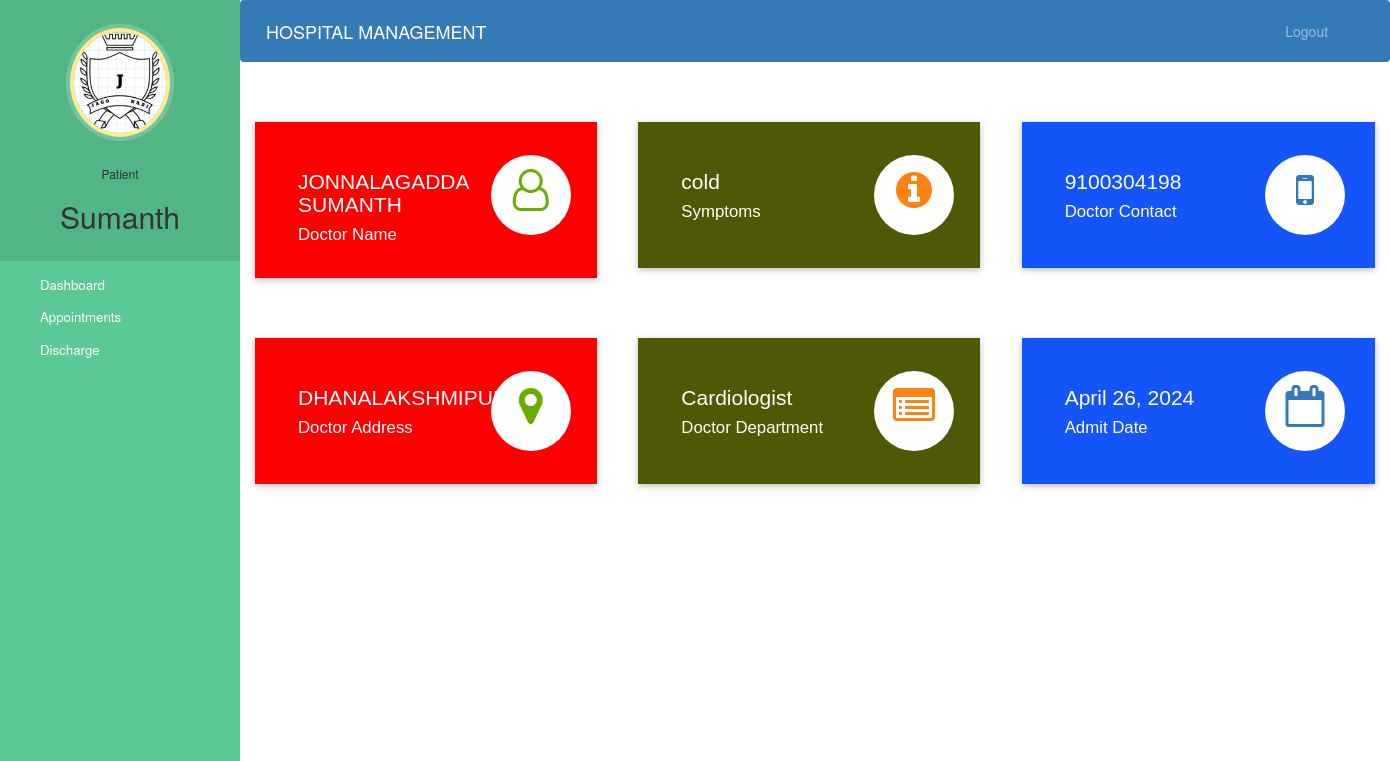
Screenshot of /patient-dashboard (signed in) with the database file from the repository.
### hospital/models.py (models this page shows, shortened)
class Patient(models.Model):
    user=models.OneToOneField(User,on_delete=models.CASCADE)
    profile_pic= models.ImageField(upload_to='profile_pic/PatientProfilePic/',null=True,blank=True)
    address = models.CharField(max_length=40)
    mobile = models.CharField(max_length=20,null=False)
    symptoms = models.CharField(max_length=100,null=False)
    assignedDoctorId = models.PositiveIntegerField(null=True)
    admitDate=models.DateField(auto_now=True)
    status=models.BooleanField(default=False)

class Doctor(models.Model):
    user=models.OneToOneField(User,on_delete=models.CASCADE)
    profile_pic= models.ImageField(upload_to='profile_pic/DoctorProfilePic/',null=True,blank=True)
    address = models.CharField(max_length=40)
    mobile = models.CharField(max_length=20,null=True)
    department= models.CharField(max_length=50,choices=departments,default='Cardiologist')
    status=models.BooleanField(default=False)
    @property
    def get_name(self):
        return self.user.first_name+" "+self.user.last_name

### hospital/views.py (the view)
# urls.py: path('patient-dashboard', views.patient_dashboard_view,name='patient-dashboard'),
@login_required(login_url='patientlogin')
@user_passes_test(is_patient)
def patient_dashboard_view(request):
    patient=models.Patient.objects.get(user_id=request.user.id)
    doctor=models.Doctor.objects.get(user_id=patient.assignedDoctorId)
    mydict={
    'patient':patient,
    'doctorName':doctor.get_name,
    'doctorMobile':doctor.mobile,
    'doctorAddress':doctor.address,
    'symptoms':patient.symptoms,
    'doctorDepartment':doctor.department,
    'admitDate':patient.admitDate,
    }
    return render(request,'hospital/patient_dashboard.html',context=mydict)

### hospital/views.py (called while the page is built)
def is_patient(user):
    return user.groups.filter(name='PATIENT').exists()

### templates/hospital/patient_dashboard.html
{% extends 'hospital/patient_base.html' %}
{% load static %}
{% block content %}
{%include 'hospital/patient_dashboard_cards.html'%}
<br><br><br><br>
{% endblock content %}

### templates/hospital/patient_base.html (shortened to what this page needs)
<!DOCTYPE html>
{% load static %}
<html lang="en">
<head>
  <link rel="stylesheet" href="https://stackpath.bootstrapcdn.com/bootstrap/4.3.1/css/bootstrap.min.css">
  <link rel="stylesheet" href="https://maxcdn.bootstrapcdn.com/font-awesome/4.7.0/css/font-awesome.min.css">
</head>
<body>
  <nav class="menu" tabindex="0">
    <header class="avatar">
      <img src="{% static patient.profile_pic.url %}" alt="Profile Pic" />
      <br><br>
      <h6>Patient</h6>
      <h2>{{request.user.first_name}}</h2>
    </header>
    <ul>
      <li tabindex="0" class="icon-dashboard"> <a style="color:white; text-decoration:none;" href="/patient-dashboard"><span>Dashboard</span></a> </li>
      <li tabindex="0" class="icon-calendar"> <a style="color:white; text-decoration:none;" href="/patient-appointment"><span>Appointments</span></a></li>
      <li tabindex="0" class="icon-users"> <a style="color:white; text-decoration:none;" href="/patient-discharge"><span>Discharge</span></a></li>
    </ul>
  </nav>
  <main>
    <div class="bs-example">
      <nav class="navbar navbar-expand-md  navbar-dark fixed-top" style="background:#337AB7;">
        <a href="/patient-dashboard" class="navbar-brand">HOSPITAL MANAGEMENT</a>
        <div class="collapse navbar-collapse justify-content-between" id="navbarCollapse">
          <div class="navbar-nav" style=" margin-left: 90%;">
            <a href="/logout" class="nav-item nav-link">Logout</a>
          </div>
        </div>
      </nav>
    </div>
    <br><br>
    {% block content %}
    {% endblock content %}
    <br><br><br><br><br><br><br>
    <footer>
      <br>
      <div class="container">
        <div class="row">
          <div class="col-md-12 col-sm-12">
          </div>
        </div>
      </div>
    </footer>
  </main>
</body>
</html>

### templates/hospital/patient_dashboard_cards.html (shortened to what this page needs)
<!DOCTYPE html>
<html lang="en" dir="ltr">
<head>
  <link rel="stylesheet" href="https://maxcdn.bootstrapcdn.com/bootstrap/3.4.1/css/bootstrap.min.css">
  <link rel="stylesheet" href="https://cdnjs.cloudflare.com/ajax/libs/font-awesome/4.7.0/css/font-awesome.min.css">
</head>
<body>
  <div class="market-updates">
    <div class="col-md-4 market-update-gd">
      <div class="market-update-block clr-block-1">
        <div class="col-md-8 market-update-left">
          <h3>{{doctorName}}</h3>
          <h4>Doctor Name</h4>
        </div>
        <div class="col-md-4 market-update-right">
          <i class="fa fa-user-o"> </i>
        </div>
        <div class="clearfix"> </div>
      </div>
    </div>
    <div class="col-md-4 market-update-gd">
      <div class="market-update-block clr-block-2">
        <div class="col-md-8 market-update-left">
          <h3>{{symptoms}}</h3>
          <h4>Symptoms</h4>
        </div>
        <div class="col-md-4 market-update-right">
          <i class="fa fa-info-circle"></i>
        </div>
        <div class="clearfix"> </div>
      </div>
    </div>
    <div class="col-md-4 market-update-gd">
      <div class="market-update-block clr-block-3">
        <div class="col-md-8 market-update-left">
          <h3>{{doctorMobile}}</h3>
          <h4>Doctor Contact</h4>
        </div>
        <div class="col-md-4 market-update-right">
          <i class="fa fa-mobile" aria-hidden="true"></i>
        </div>
        <div class="clearfix"> </div>
      </div>
    </div>
  </div>
  <br><br><br>
  <div class="market-updates">
    <div class="col-md-4 market-update-gd">
      <div class="market-update-block clr-block-1">
        <div class="col-md-8 market-update-left">
          <h3>{{doctorAddress}}</h3>
          <h4>Doctor Address</h4>
        </div>
        <div class="col-md-4 market-update-right">
          <i class="fa fa-map-marker"> </i>
        </div>
        <div class="clearfix"> </div>
      </div>
    </div>
    <div class="col-md-4 market-update-gd">
      <div class="market-update-block clr-block-2">
        <div class="col-md-8 market-update-left">
          <h3>{{doctorDepartment}}</h3>
          <h4>Doctor Department</h4>
        </div>
        <div class="col-md-4 market-update-right">
          <i class="fa fa-list-alt"></i>
        </div>
        <div class="clearfix"> </div>
      </div>
    </div>
    <div class="col-md-4 market-update-gd">
      <div class="market-update-block clr-block-3">
        <div class="col-md-8 market-update-left">
          <h3>{{admitDate}}</h3>
          <h4>Admit Date</h4>
        </div>
        <div class="col-md-4 market-update-right">
          <i class="fa fa-calendar-o" aria-hidden="true"></i>
        </div>
        <div class="clearfix"> </div>
      </div>
    </div>
  </div>
</body>
</html>

### templates/hospital/patient_base.html (style rules this page uses)
a:link { text-decoration: none; }
a { color: white; }
footer { padding: 0px 0px 0px 0px; background-color: ; margin: 0px; }
.fa { font-size: 23px; width: 60px; text-align: center; text-decoration: none; margin: 5px 2px; border-radius: 50%; }
body { padding-left: 240px; }
main { position: relative; height: 100vh; }
.menu { background: #5bc995; height: 100vh; width: 240px; position: fixed; top: 0px; left: 0; z-index: 5; outline: none; }
.menu .avatar { background: rgba(0, 0, 0, 0.1); padding: 2em 0.5em; text-align: center; }
.menu .avatar img { width: 100px; border-radius: 50%; overflow: hidden; border: 4px solid #ffea92; box-shadow: 0 0 0 4px rgba(255, 255, 255, 0.2); }
.menu .avatar h2 { font-weight: normal; margin-bottom: 0; }
.menu ul { list-style: none; padding: 0.5em 0; margin: 0; }
.menu ul li { padding: 0.5em 1em 0.5em 3em; font-size: 0.95em; font-weight: regular; background-repeat: no-repeat; background-position: left 15px center; background-size: auto 20px; transition: all 0.15s linear; cursor: pointer; }
.menu ul li.icon-dashboard { background-image: url("http://www.entypo.com/images//gauge.svg"); }
.menu ul li.icon-users { background-image: url("http://www.entypo.com/images//users.svg"); }
.menu ul li.icon-calendar { background-image: url("http://www.entypo.com/images//calendar.svg"); }

### templates/hospital/patient_dashboard_cards.html (style rules this page uses)
.market-update-block { padding: 2em 2em; background: #999; }
.market-update-block h3 { color: #fff; font-size: 1.5em; font-family: 'Carrois Gothic', sans-serif; }
.market-update-block h4 { font-size: 1.2em; color: #fff; margin: 0.3em 0em; font-family: 'Carrois Gothic', sans-serif; }
.market-update-block.clr-block-1 { background: #ff0000; margin-right: 0.8em; box-shadow: 0 2px 5px 0 rgba(0, 0, 0, 0.16), 0 2px 10px 0 rgba(0, 0, 0, 0.12); transition: 0.5s all; -webkit-transition: 0.5s all; -moz-transition: 0.5s all; -o-transition: 0.5s all; }
.market-update-block.clr-block-2 { background: #4f5905; margin-right: 0.8em; box-shadow: 0 2px 5px 0 rgba(0, 0, 0, 0.16), 0 2px 10px 0 rgba(0, 0, 0, 0.12); transition: 0.5s all; -webkit-transition: 0.5s all; -moz-transition: 0.5s all; -o-transition: 0.5s all; }
.market-update-block.clr-block-3 { background: #1355f9; box-shadow: 0 2px 5px 0 rgba(0, 0, 0, 0.16), 0 2px 10px 0 rgba(0, 0, 0, 0.12); transition: 0.5s all; -webkit-transition: 0.5s all; -moz-transition: 0.5s all; -o-transition: 0.5s all; }
.market-update-right i.fa.fa-user-o, i.fa.fa-map-marker { font-size: 3em; color: #68AE00; width: 80px; height: 80px; background: #fff; text-align: center; border-radius: 49px; -webkit-border-radius: 49px; -moz-border-radius: 49px; -o-border-radius: 49px; line-height: 1.7em; }
.market-update-right i.fa.fa-info-circle, i.fa.fa-list-alt { font-size: 3em; color: #FC8213; width: 80px; height: 80px; background: #fff; text-align: center; border-radius: 49px; -webkit-border-radius: 49px; -moz-border-radius: 49px; -o-border-radius: 49px; line-height: 1.7em; }
.market-update-right i.fa.fa-mobile, i.fa.fa-calendar-o { font-size: 3em; color: #337AB7; width: 80px; height: 80px; background: #fff; text-align: center; border-radius: 49px; -webkit-border-radius: 49px; -moz-border-radius: 49px; -o-border-radius: 49px; line-height: 1.7em; }
.market-update-left { padding: 0px; }

### rows the page displays
Patient: profile_pic (picture), symptoms "cold", admitDate "April 26, 2024"
Doctor: mobile "9100304198", address "DHANALAKSHMIPURAM", department "Cardiologist"

### other values shown
{{ request.user.first_name }} "Sumanth"
{{ doctorName }} "JONNALAGADDA SUMANTH"
